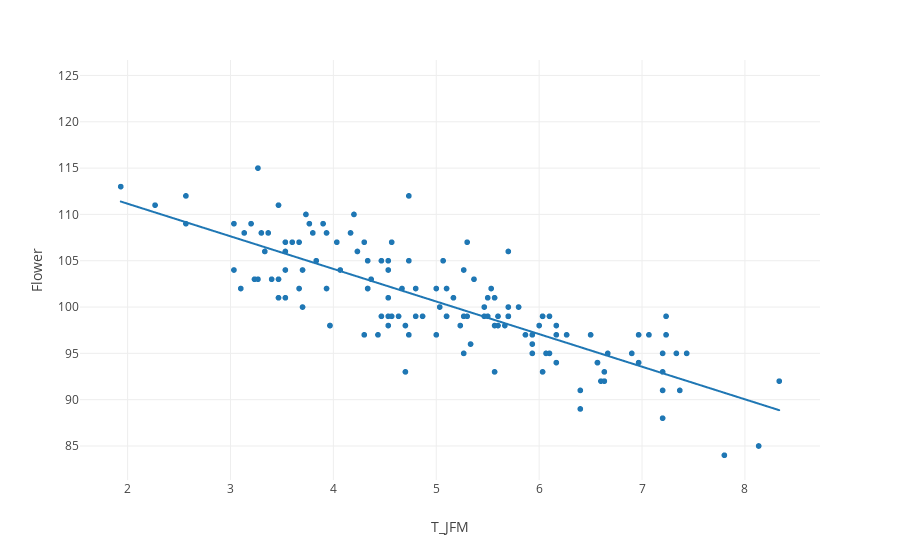

Notebook cell for this chart:
### Code cell
px.scatter(kyoto, x='T_JFM', y='Flower', hover_name=kyoto.index, trendline='ols', template='none')
#px.scatter(kyoto, x='Prec_JFM', y='Flower', hover_name=kyoto.index, trendline='ols', template='none')
#px.scatter(kyoto, x='Sun_JFM', y='Flower', hover_name=kyoto.index, trendline='ols', template='none')

### Figure 1 — Plotly figure (JSON) as saved in the notebook; plotly's stock layout.template omitted (floating-point values rounded to 4 significant figures; data arrays with more than 128 entries replaced by an {"elided": "..."} marker saying what was removed)
{"data": [{"hovertemplate": "<b>%{hovertext}</b><br><br>T_JFM=%{x}<br>Flower=%{y}<extra></extra>", "hovertext": {"elided": "1225 int values"}, "legendgroup": "", "marker": {"color": "#1F77B4", "symbol": "circle"}, "mode": "markers", "name": "", "showlegend": false, "type": "scattergl", "x": {"elided": "1225 float values"}, "xaxis": "x", "y": {"elided": "1225 int values"}, "yaxis": "y"}, {"hovertemplate": "<b>OLS trendline</b><br>Flower = -3.51955 * T_JFM + 118.195<br>R<sup>2</sup>=0.653889<br><br>T_JFM=%{x}<br>Flower=%{y} <b>(trend)</b><extra></extra>", "legendgroup": "", "marker": {"color": "#1F77B4", "symbol": "circle"}, "mode": "lines", "name": "", "showlegend": false, "type": "scattergl", "x": {"elided": "141 float values"}, "xaxis": "x", "y": {"elided": "141 float values"}, "yaxis": "y"}], "layout": {"legend": {"tracegroupgap": 0}, "margin": {"t": 60}, "xaxis": {"anchor": "y", "domain": [0, 1], "title": {"text": "T_JFM"}}, "yaxis": {"anchor": "x", "domain": [0, 1], "title": {"text": "Flower"}}}}
